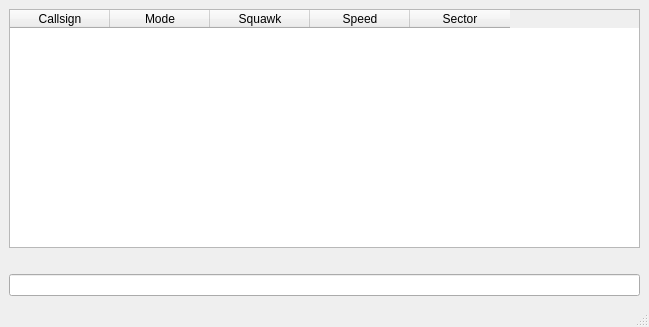
<?xml version="1.0" encoding="UTF-8"?>
<ui version="4.0">
 <class>MainWindow</class>
 <widget class="QMainWindow" name="MainWindow">
  <property name="geometry">
   <rect>
    <x>0</x>
    <y>0</y>
    <width>649</width>
    <height>327</height>
   </rect>
  </property>
  <property name="windowTitle">
   <string>CustomSB</string>
  </property>
  <widget class="QWidget" name="centralwidget">
   <layout class="QVBoxLayout" name="verticalLayout">
    <item>
     <widget class="QTableWidget" name="aircraftTable">
      <property name="minimumSize">
       <size>
        <width>0</width>
        <height>0</height>
       </size>
      </property>
      <property name="maximumSize">
       <size>
        <width>16777215</width>
        <height>16777215</height>
       </size>
      </property>
      <property name="rowCount">
       <number>0</number>
      </property>
      <property name="columnCount">
       <number>5</number>
      </property>
      <column>
       <property name="text">
        <string>Callsign</string>
       </property>
      </column>
      <column>
       <property name="text">
        <string>Mode</string>
       </property>
      </column>
      <column>
       <property name="text">
        <string>Squawk</string>
       </property>
      </column>
      <column>
       <property name="text">
        <string>Speed</string>
       </property>
      </column>
      <column>
       <property name="text">
        <string>Sector</string>
       </property>
      </column>
     </widget>
    </item>
    <item>
     <widget class="QLabel" name="errorLabel">
      <property name="styleSheet">
       <string notr="true">QLabel { color : red; }</string>
      </property>
      <property name="text">
       <string/>
      </property>
     </widget>
    </item>
    <item>
     <widget class="QLineEdit" name="commandEntry">
      <property name="enabled">
       <bool>true</bool>
      </property>
     </widget>
    </item>
   </layout>
  </widget>
  <widget class="QMenuBar" name="menubar">
   <property name="geometry">
    <rect>
     <x>0</x>
     <y>0</y>
     <width>649</width>
     <height>26</height>
    </rect>
   </property>
  </widget>
  <widget class="QStatusBar" name="statusbar"/>
 </widget>
 <resources/>
 <connections/>
</ui>
